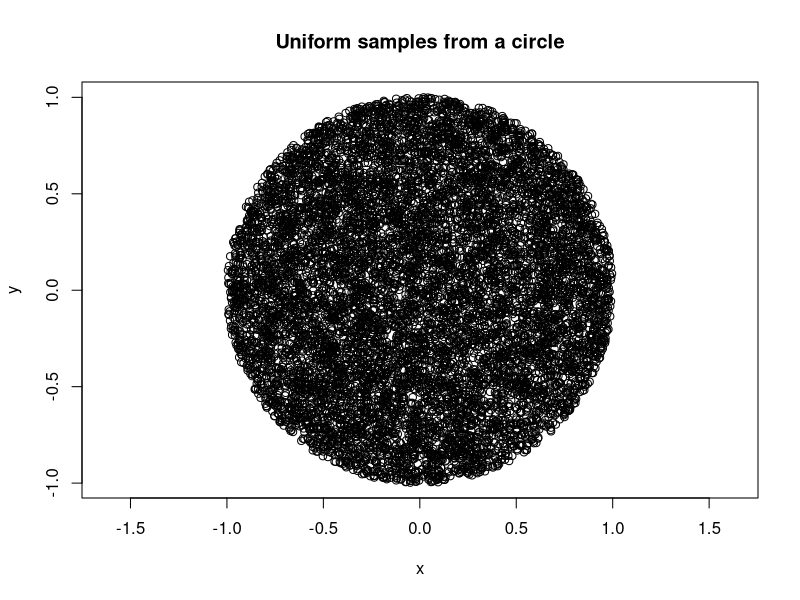

The R source for this figure:
##################################
## Accept-reject for obtaining
## sample uniformlyfrom a standard circle
## using a box as a proposal
##############################
set.seed(1)
circle_ar <- function() 
{
  accept <- 0
  counter <- 0   # count the number of loop
  while(accept == 0)
  {
    counter <- counter + 1
    
    prop.temp <- runif(2) # from U(0, 1)
    prop <- -1 + 2*prop.temp # from U(-1, 1)

    if(prop[1]^2 + prop[2]^2 <= 1) # fill condition
    {
      accept <- 1
      return(c(prop, counter))
    }
  }
}

# Simulation 10^4 samples from circle
N <- 1e4
samp <- matrix(0, ncol = 2, nrow = N)
counts <- numeric(length = N)
for(i in 1:N)
{
  foo <- circle_ar()  # I use foo as a dummy name
  samp[i,] <- foo[1:2]
  counts[i] <- foo[3]
}


4/pi
# [1] 1.27324
mean(counts)  # should be very close

# Plotting the obtained samples
# no paritcular part of the circle is favored more
# than any other part.
plot(samp[,1], samp[,2], xlab = "x", ylab = "y", 
  main = "Uniform samples from a circle", asp = 1)



